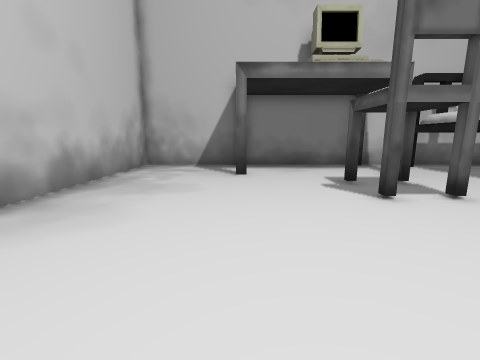
View 1 (above)

15 first-person views from a walk through a scene from a Unity 3-D project. The camera is 1.3 m above the floor, tilts 10° down and sees 90° across. The floor is counted in squares, 1 m on a side. Each view is taken from the middle of a square. On the plan, view 1 faces up. The plan holds only what a view shows up to about 12 squares ahead; the rest is blank. The player character is not drawn.

View 2
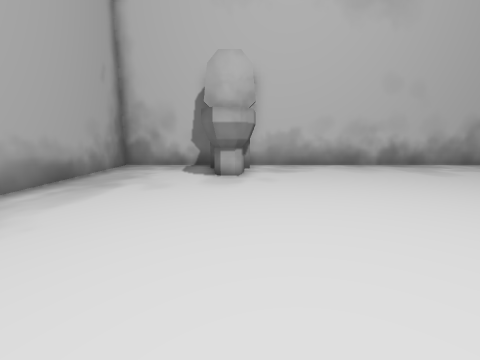

View 3
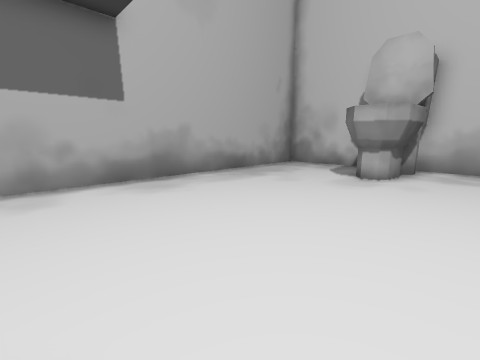

View 4
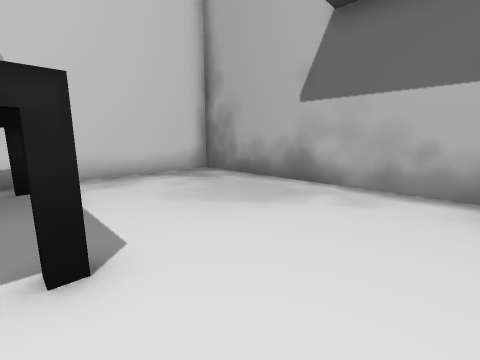

View 5
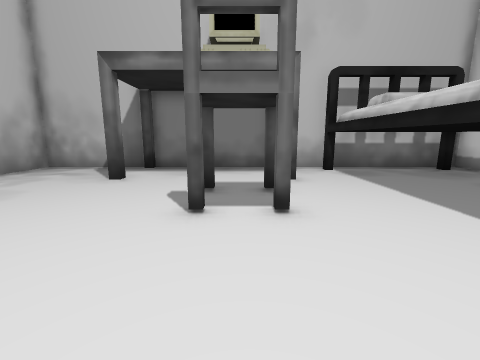

View 6
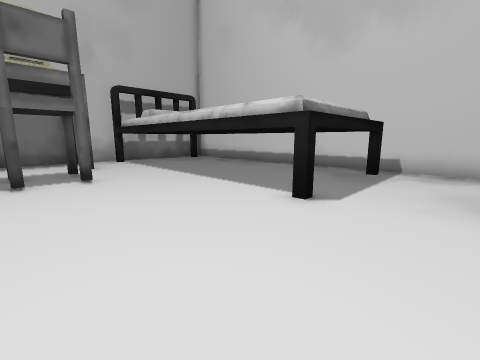

View 7
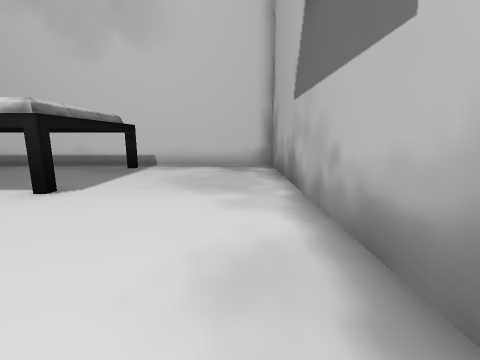

View 8
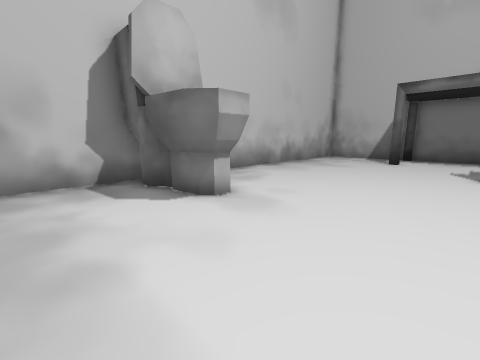

View 9
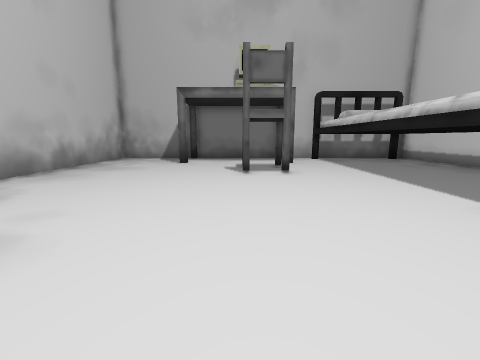

View 10
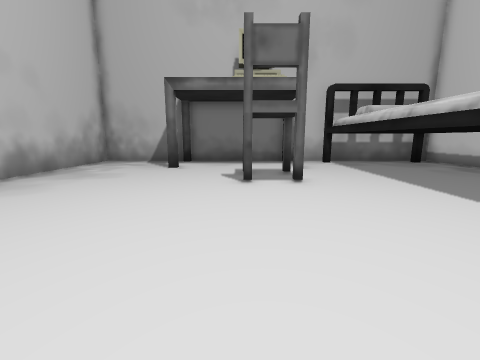

View 11
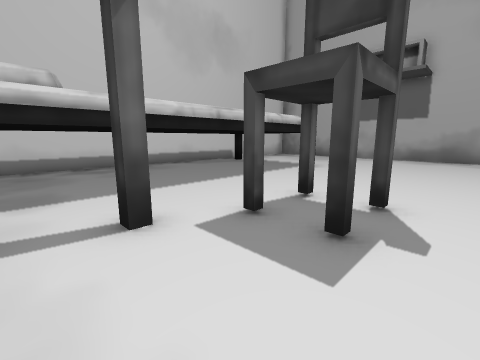

View 12
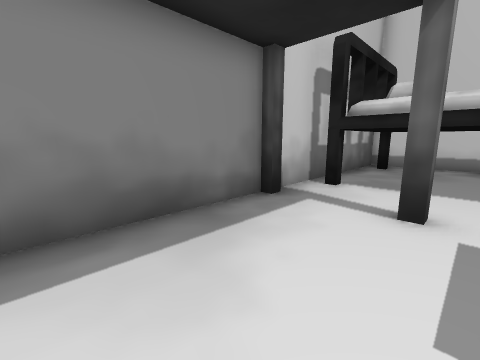

View 13
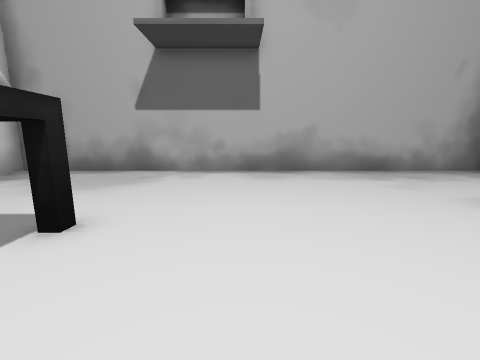

View 14
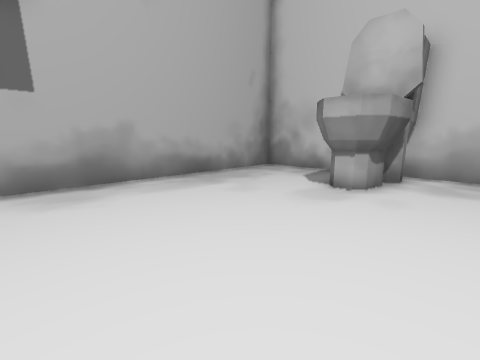

View 15
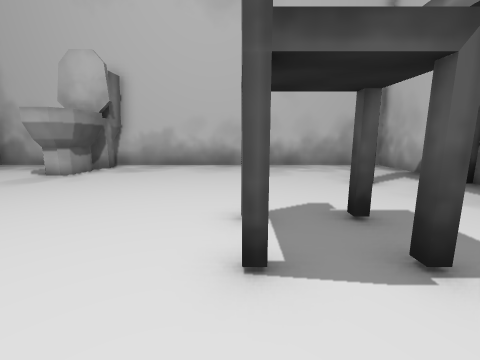

### Floor plan
Key: @ floor where view 1 was taken; # wall or solid block; . floor; T thing the floor can be seen under or through; O other object.
Columns run from 5 left of view 1 to 14 right of it. Each row starts with its distance up from view 1.
 12 #####O#####O##   ###
 11 #....O.....O.#   T.#
 10 #............T    .#
  9 #....O.....O.T    .#
  8 #............T    .#
  7 #.......O.O..#    .#
  6 #............#    .#
  5 #.......O.O..#    .#
  4 #............T    .#
  3 #............#    .#
  2 #............T    .#
  1 #............T    .#
  0 #....@.......TTTTT.#
 -1 #OOOO..............#
 -2 ##OOO..............#
 -3 #..................#
 -4 #..................#
 -5 #..................#
 -6 #..................#
 -7 ####################

Positions as (right, up) in squares from view 1, and headings:
1: (0, 0), facing up
2: (7, -1), facing left
3: (7, 1), facing down-left
4: (5, 0), facing down-right
5: (4, 1), facing up
6: (3, -3), facing up-right
7: (2, -5), facing right
8: (3, -5), facing up-left
9: (3, -4), facing up
10: (3, -2), facing up
11: (2, 10), facing down-right
12: (1, 8), facing up-right
13: (5, 3), facing down
14: (5, 1), facing down-left
15: (7, 5), facing left
